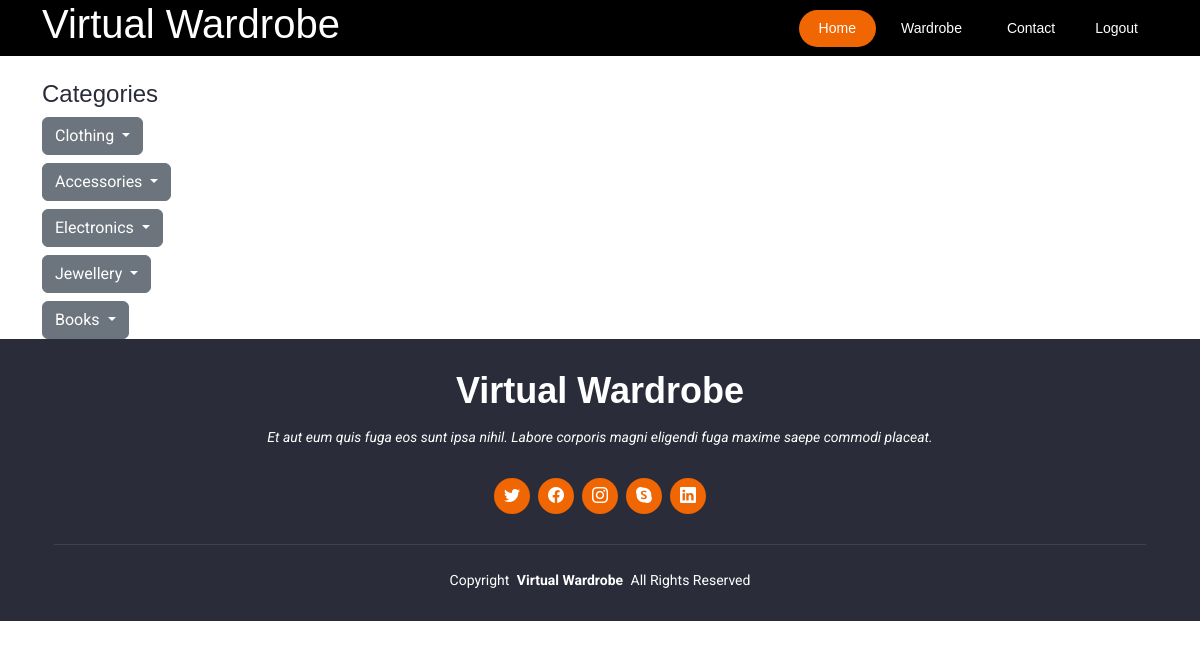
The app's page /wardrobe (signed in), older data.
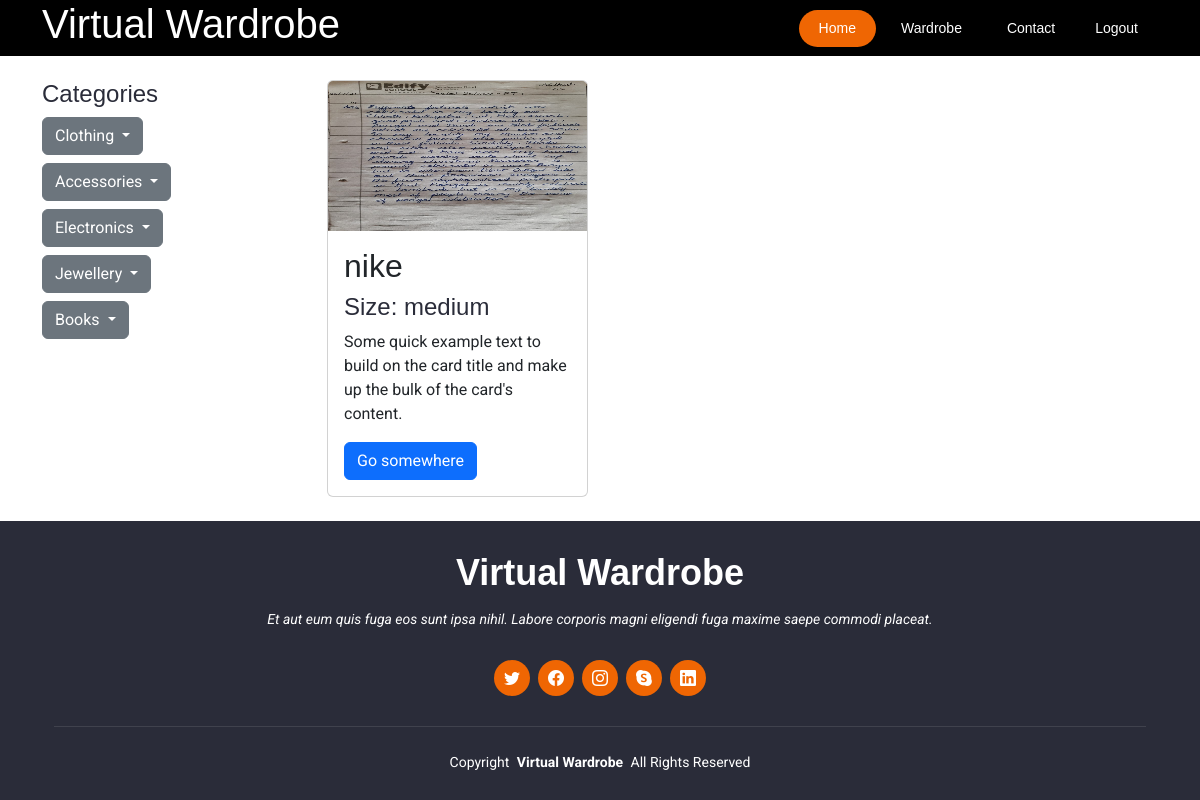
The same page, newer data.
### myapp/models.py (models this page shows, shortened)
class user_item(models.Model):
    user = models.ForeignKey(User, on_delete=models.CASCADE)
    size_choices = (
        ('Extra Small', 'XS'),
        ('small', 'S'),
        ('medium', 'M'),
        ('Large', 'L'),
        ('Extra Large', 'XL'),
    )
    banner = models.ImageField(default='fallback.png', blank=True)
    cloth_brand = models.CharField(max_length=100)
    cloth_color = models.CharField(max_length=100)
    cloth_type = models.CharField(max_length=100)
    cloth_size = models.CharField(max_length=100, choices=size_choices)

### myapp/views.py (the view)
# urls.py: path('wardrobe', views.wardrobe, name='wardrobe'),
def wardrobe(request):
    items = user_item.objects.filter(user=request.user)
    return render(request, 'wardrobe.html', {'items': items})

### templates/wardrobe.html (shortened to what this page needs)
{% load static %}
<!DOCTYPE html>
<html lang="en">
<head>
    <link href="{% static 'assets/vendor/bootstrap/css/bootstrap.min.css' %}" rel="stylesheet">
    <link rel="stylesheet" href="https://cdn.jsdelivr.net/npm/bootstrap-icons@1.10.5/font/bootstrap-icons.css">
    <link href="{% static 'assets/vendor/aos/aos.css' %}" rel="stylesheet">
    <link href="{% static 'assets/vendor/animate.css/animate.min.css' %}" rel="stylesheet">
    <link href="{% static 'assets/vendor/glightbox/css/glightbox.min.css' %}" rel="stylesheet">
    <link href="{% static 'assets/vendor/swiper/swiper-bundle.min.css' %}" rel="stylesheet">
    <link href="{% static 'assets/css/main.css' %}" rel="stylesheet">
</head>
<body>
    <header id="header" style="background-color: black;" header d-flex align-items-center fixed-top>
        <div class="container-fluid container-xl position-relative d-flex align-items-center justify-content-between">
            <a href="/" class="logo d-flex align-items-center">
                <h1 class="sitename" style="color: white;">Virtual Wardrobe</h1>
            </a>
            <nav id="navmenu" class="navmenu">
                <ul>
                    <li><a href="#hero" class="active">Home</a></li>
                    <li><a href="wardrobe">Wardrobe</a></li>
                    <li><a href="#contact">Contact</a></li>
                    {% if user.is_authenticated %}
                    <a class="btn-getstarted" href="login">Logout</a>
                    {% else %}
                    <a class="btn-getstarted" href="login">Login</a>
                    {% endif %}
                </ul>
            </nav>
        </div>
    </header>
    <div class="container mt-4">
        <div class="row">
            <div class="col-md-3">
                <div class="sidebar">
                    <h4>Categories</h4>
                    <div class="dropdown">
                        <button class="btn btn-secondary dropdown-toggle" type="button" id="clothingDropdown" data-bs-toggle="dropdown" aria-expanded="false">
                            Clothing
                        </button>
                    </div>
                    <div class="dropdown mt-2">
                        <button class="btn btn-secondary dropdown-toggle" type="button" id="accessoriesDropdown" data-bs-toggle="dropdown" aria-expanded="false">
                            Accessories
                        </button>
                    </div>
                    <div class="dropdown mt-2">
                        <button class="btn btn-secondary dropdown-toggle" type="button" id="electronicsDropdown" data-bs-toggle="dropdown" aria-expanded="false">
                            Electronics
                        </button>
                    </div>
                    <div class="dropdown mt-2">
                        <button class="btn btn-secondary dropdown-toggle" type="button" id="jewelleryDropdown" data-bs-toggle="dropdown" aria-expanded="false">
                            Jewellery
                        </button>
                    </div>
                    <div class="dropdown mt-2">
                        <button class="btn btn-secondary dropdown-toggle" type="button" id="booksDropdown" data-bs-toggle="dropdown" aria-expanded="false">
                            Books
                        </button>
                    </div>
                </div>
            </div>
            <div class="col-md-9">
                <div class="row">
                    {% for item in items %}
                        <div class="col-md-4 mb-4">
                            <div class="card">
                                <img class="card-img-top" src="{{ item.banner.url }}" style="height: 150px;" alt="Card image cap">
                                <div class="card-body">
                                    <h2 class="card-title">{{ item.cloth_brand }}</h2>
                                    <h4>Size: {{ item.cloth_size }}</h4>
                                    <p class="card-text">Some quick example text to build on the card title and make up the bulk of the card's content.</p>
                                    <a href="#" class="btn btn-primary">Go somewhere</a>
                                </div>
                            </div>
                        </div>
                    {% endfor %}
                </div>
            </div>
        </div>
    </div>
    <footer id="footer" class="footer dark-background">
        <div class="container">
            <h3 class="sitename">Virtual Wardrobe</h3>
            <p>Et aut eum quis fuga eos sunt ipsa nihil. Labore corporis magni eligendi fuga maxime saepe commodi placeat.</p>
            <div class="social-links d-flex justify-content-center">
                <a href=""><i class="bi bi-twitter"></i></a>
                <a href=""><i class="bi bi-facebook"></i></a>
                <a href=""><i class="bi bi-instagram"></i></a>
                <a href=""><i class="bi bi-skype"></i></a>
                <a href=""><i class="bi bi-linkedin"></i></a>
            </div>
            <div class="container">
                <div class="copyright">
                    <span>Copyright</span> <strong class="px-1 sitename">Virtual Wardrobe</strong> <span>All Rights Reserved</span>
                </div>
            </div>
        </div>
    </footer>
</body>
</html>

### static/assets/css/main.css (style rules this page uses)
:root { --default-font: "Roboto", system-ui, -apple-system, "Segoe UI", Roboto, "Helvetica Neue", Arial, "Noto Sans", "Liberation Sans", sans-serif, "Apple Color Emoji", "Segoe UI Emoji", "Segoe UI Symbol", "Noto Color Emoji"; --heading-font: "Raleway", sans-serif; --nav-font: "Poppins", sans-serif; }
:root { --background-color: #ffffff; --default-color: #444444; --heading-color: #2a2c39; --accent-color: #ef6603; --surface-color: #ffffff; --contrast-color: #ffffff; }
:root { --nav-color: #ffffff; --nav-hover-color: #ef6603; --nav-mobile-background-color: #ffffff; --nav-dropdown-background-color: #ffffff; --nav-dropdown-color: #060606; --nav-dropdown-hover-color: #ef6603; }
.dark-background { --background-color: #2a2c39; --default-color: #ffffff; --heading-color: #ffffff; --surface-color: #404356; --contrast-color: #ffffff; }
:root { scroll-behavior: smooth; }
body { color: var(--default-color); background-color: var(--background-color); font-family: var(--default-font); }
a { color: var(--accent-color); text-decoration: none; transition: 0.3s; }
h1, h2, h3, h4, h5, h6 { color: var(--heading-color); font-family: var(--heading-font); }
@media (min-width: 1200px) { .navmenu { padding: 0; } }
@media (min-width: 1200px) { .navmenu ul { margin: 0; padding: 0; display: flex; list-style: none; align-items: center; } }
@media (min-width: 1200px) { .navmenu li { position: relative; margin-left: 5px; } }
@media (min-width: 1200px) { .navmenu a, .navmenu a:focus { color: var(--nav-color); padding: 8px 20px; font-size: 14px; font-family: var(--nav-font); font-weight: 400; display: flex; align-items: center; justify-content: space-between; white-space: nowrap; transition: 0.3s; border-radius: 50px; } }
@media (min-width: 1200px) { .navmenu li:hover>a, .navmenu .active, .navmenu .active:focus { background-color: var(--nav-hover-color); } }
.footer { color: var(--default-color); background-color: var(--background-color); font-size: 14px; text-align: center; padding: 30px 0; position: relative; }
.footer h3 { font-size: 36px; font-weight: 700; position: relative; padding: 0; margin: 0 0 15px 0; }
.footer p { font-size: 15; font-style: italic; padding: 0; margin: 0 0 30px 0; }
.footer .social-links { margin: 0 0 30px 0; }
.footer .social-links a { font-size: 16px; display: flex; align-items: center; justify-content: center; background: var(--accent-color); color: var(--contrast-color); line-height: 1; margin: 0 4px; border-radius: 50%; text-align: center; width: 36px; height: 36px; transition: 0.3s; }
.footer .copyright { padding-top: 25px; border-top: 1px solid color-mix(in srgb, var(--default-color), transparent 90%); }

Row changes from the older to the newer data that the page shows:
added user_item: banner (picture), cloth_brand "nike", cloth_size "medium"
